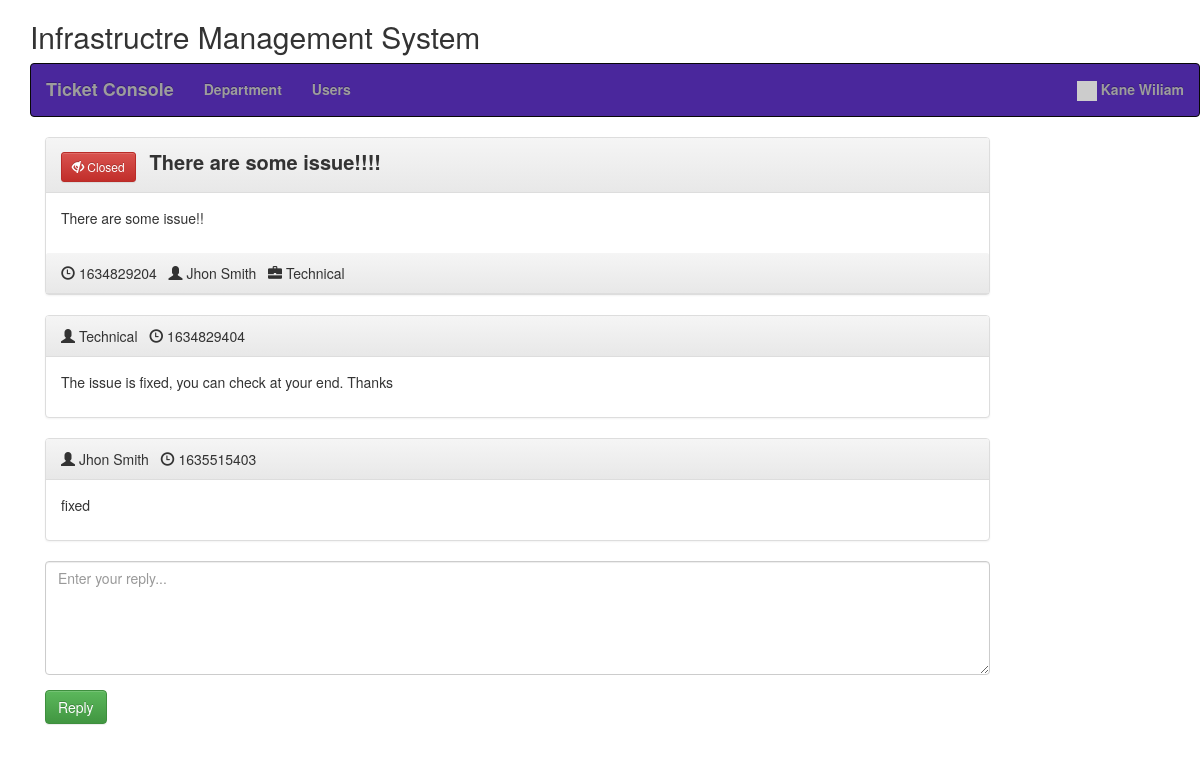
The app's page /view_ticket.php?id=61718394c0ad5 (signed in) with its own data.
### tables this page shows
CREATE TABLE `users` (
  `id` int(11) NOT NULL,
  `email` varchar(250) NOT NULL,
  `password` varchar(250) NOT NULL,
  `create_date` datetime NOT NULL DEFAULT current_timestamp(),
  `name` varchar(250) NOT NULL,
  `user_type` enum('admin','user') NOT NULL,
  `status` int(11) NOT NULL
);

CREATE TABLE `tickets` (
  `id` int(11) NOT NULL,
  `uniqid` varchar(20) NOT NULL,
  `user` int(11) NOT NULL,
  `title` varchar(250) NOT NULL,
  `init_msg` text NOT NULL,
  `department` int(11) NOT NULL,
  `date` varchar(250) NOT NULL,
  `last_reply` int(11) NOT NULL,
  `user_read` int(11) NOT NULL,
  `admin_read` int(11) NOT NULL,
  `resolved` int(11) NOT NULL
);

CREATE TABLE `departments` (
  `id` int(11) NOT NULL,
  `name` varchar(250) NOT NULL,
  `status` int(11) NOT NULL DEFAULT 1
);

CREATE TABLE `ticket_replies` (
  `id` int(11) NOT NULL,
  `user` int(11) NOT NULL,
  `text` text NOT NULL,
  `ticket_id` text NOT NULL,
  `date` varchar(20) NOT NULL
);

### class/Database.php (called while the page is built)
<?php
class Database {
    public function dbConnect() {
        static $DBH = null;
        if (is_null($DBH)) {
			$connection = new mysqli(HOST, USER, PASSWORD, DATABASE);
			if($connection->connect_error){
				die("Error failed to connect to MySQL: " . $connection->connect_error);
			} else {
				$DBH = $connection;
			}
        }
        return $DBH;
    }
}

### init.php (called while the page is built, shortened)
<?php
require 'class/Database.php';
require 'class/Users.php';
require 'class/Tickets.php';
$users = new Users;
$tickets = new Tickets;
?>

### class/Users.php (called while the page is built, shortened)
<?php
class Users extends Database {
	private $userTable = 'users';
	private $dbConnect = false;
	public function __construct(){
        $this->dbConnect = $this->dbConnect();
    }
	public function getUserInfo() {
		if(!empty($_SESSION["userid"])) {
			$sqlQuery = "SELECT * FROM ".$this->userTable."
				WHERE id ='".$_SESSION["userid"]."'";
			$result = mysqli_query($this->dbConnect, $sqlQuery);
			$userDetails = mysqli_fetch_assoc($result);
			return $userDetails;
		}
	}
}

### class/Tickets.php (called while the page is built, shortened)
<?php
class Tickets extends Database {
    private $ticketTable = 'tickets';
	private $ticketRepliesTable = 'ticket_replies';
	private $dbConnect = false;
	public function __construct(){
        $this->dbConnect = $this->dbConnect();
    }
    public function ticketInfo($id) {
		$sqlQuery = "SELECT t.id, t.uniqid, t.title, t.user, t.init_msg as message, t.date, t.last_reply, t.resolved, u.name as creater, d.name as department
			FROM ".$this->ticketTable." t
			LEFT JOIN users u ON t.user = u.id
			LEFT JOIN departments d ON t.department = d.id
			WHERE t.uniqid = '".$id."'";
		$result = mysqli_query($this->dbConnect, $sqlQuery);
        $tickets = mysqli_fetch_assoc($result);
        return $tickets;
    }
	public function getTicketReplies($id) {
		$sqlQuery = "SELECT r.id, r.text as message, r.date, u.name as creater, d.name as department, u.user_type
			FROM ".$this->ticketRepliesTable." r
			LEFT JOIN ".$this->ticketTable." t ON r.ticket_id = t.id
			LEFT JOIN users u ON r.user = u.id
			LEFT JOIN departments d ON t.department = d.id
			WHERE r.ticket_id = '".$id."'";
		$result = mysqli_query($this->dbConnect, $sqlQuery);
       	$data= array();
		while ($row = mysqli_fetch_array($result, MYSQLI_ASSOC)) {
			$data[]=$row;
		}
        return $data;
    }
	public function updateTicketReadStatus($ticketId) {
		$updateField = '';
		if(isset($_SESSION["admin"])) {
			$updateField = "admin_read = '1'";
		} else {
			$updateField = "user_read = '1'";
		}
		$updateTicket = "UPDATE ".$this->ticketTable."
			SET $updateField
			WHERE id = '".$ticketId."'";
		mysqli_query($this->dbConnect, $updateTicket);
	}
}

### view_ticket.php (the view, shortened to what this page needs)
<?php
include 'init.php';
include('inc/header.php');
$ticketDetails = $tickets->ticketInfo($_GET['id']);
$ticketReplies = $tickets->getTicketReplies($ticketDetails['id']);
$user = $users->getUserInfo();
?>
<link rel="stylesheet" href="css/style.css" />
<?php include('inc/container.php');?>
<div class="container">
	<div class="row home-sections">
	<h2>Infrastructre Management System</h2>
	<?php include('menus.php'); ?>
	</div>
	<section class="comment-list">
		<article class="row">
			<div class="col-md-10 col-sm-10">
				<div class="panel panel-default arrow left">
					<div class="panel-heading right">
					<?php if($ticketDetails['resolved']) { ?>
					<button type="button" class="btn btn-danger btn-sm">
					  <span class="glyphicon glyphicon-eye-close"></span> Closed
					</button>
					<?php } else { ?>
					<button type="button" class="btn btn-success btn-sm">
					  <span class="glyphicon glyphicon-eye-open"></span> Open
					</button>
					<?php } ?>
					<span class="ticket-title"><?php echo $ticketDetails['title']; ?></span>
					</div>
					<div class="panel-body">
						<div class="comment-post">
						<p>
						<?php echo $ticketDetails['message']; ?>
						</p>
						</div>
					</div>
					<div class="panel-heading right">
						<span class="glyphicon glyphicon-time"></span> <time class="comment-date" datetime="16-12-2014 01:05"><i class="fa fa-clock-o"></i> <?php echo $ticketDetails['date']; ?></time>
						&nbsp;&nbsp;<span class="glyphicon glyphicon-user"></span> <?php echo $ticketDetails['creater']; ?>
						&nbsp;&nbsp;<span class="glyphicon glyphicon-briefcase"></span> <?php echo $ticketDetails['department']; ?>
					</div>
				</div>
			</div>
		</article>
		<?php foreach ($ticketReplies as $replies) { ?>
			<article class="row">
				<div class="col-md-10 col-sm-10">
					<div class="panel panel-default arrow right">
						<div class="panel-heading">
							<?php if($replies['user_type'] == 'admin') { ?>
								<span class="glyphicon glyphicon-user"></span> <?php echo $ticketDetails['department']; ?>
							<?php } else { ?>
								<span class="glyphicon glyphicon-user"></span> <?php echo $replies['creater']; ?>
							<?php } ?>
							&nbsp;&nbsp;<span class="glyphicon glyphicon-time"></span> <time class="comment-date" datetime="16-12-2014 01:05"><i class="fa fa-clock-o"></i> <?php echo $replies['date']; ?></time>
						</div>
						<div class="panel-body">
							<div class="comment-post">
							<p>
							<?php echo $replies['message']; ?>
							</p>
							</div>
						</div>
					</div>
				</div>
			</article>
		<?php } ?>
		<form method="post" id="ticketReply">
			<article class="row">
				<div class="col-md-10 col-sm-10">
					<div class="form-group">
						<textarea class="form-control" rows="5" id="message" name="message" placeholder="Enter your reply..." required></textarea>
					</div>
			</div>
			</article>
			<article class="row">
				<div class="col-md-10 col-sm-10">
					<div class="form-group">
						<input type="submit" name="reply" id="reply" class="btn btn-success" value="Reply" />
					</div>
				</div>
			</article>
		</form>
	</section>
</div>
<?php include('inc/footer.php');?>

### menus.php (shortened to what this page needs)
<nav class="navbar navbar-inverse" style="background:#4A279C;color:#f6f8f9;font-weight:bold;">
	<div class="container-fluid">
		<ul class="nav navbar-nav menus">
			<li id="ticket"><a href="ticket.php" class="navbar-brand">Ticket Console</a></li>
			<?php if(isset($_SESSION["admin"])) { ?>
				<li id="department"><a href="department.php" >Department</a></li>
				<li id="user"><a href="user.php" >Users</a></li>
			<?php } ?>
		</ul>
		<ul class="nav navbar-nav navbar-right">
			<li class="dropdown">
				<a href="#" class="dropdown-toggle" data-toggle="dropdown"><span class="label label-pill label-danger count"></span>
				<img src="//gravatar.com/avatar/<?php echo md5($user['email']); ?>?s=100" width="20px">&nbsp;<?php if(isset($_SESSION["userid"])) { echo $user['name']; } ?></a>
			</li>
		</ul>
	</div>
</nav>

### css/style.css (style rules this page uses)
.ticket-title { font-weight:bold; font-size:20px; margin-left:10px; }

### records on screen
users: name "Kane Wiliam"
tickets: title "There are some issue!!!!", init_msg "There are some issue!!", date "1634829204", users.name "Jhon Smith", departments.name "Technical"
ticket_replies: date "1634829404", text "The issue is fixed, you can check at your end. Thanks"
departments: name "Technical"
ticket_replies: users.name "Jhon Smith", date "1635515403", text "fixed"
